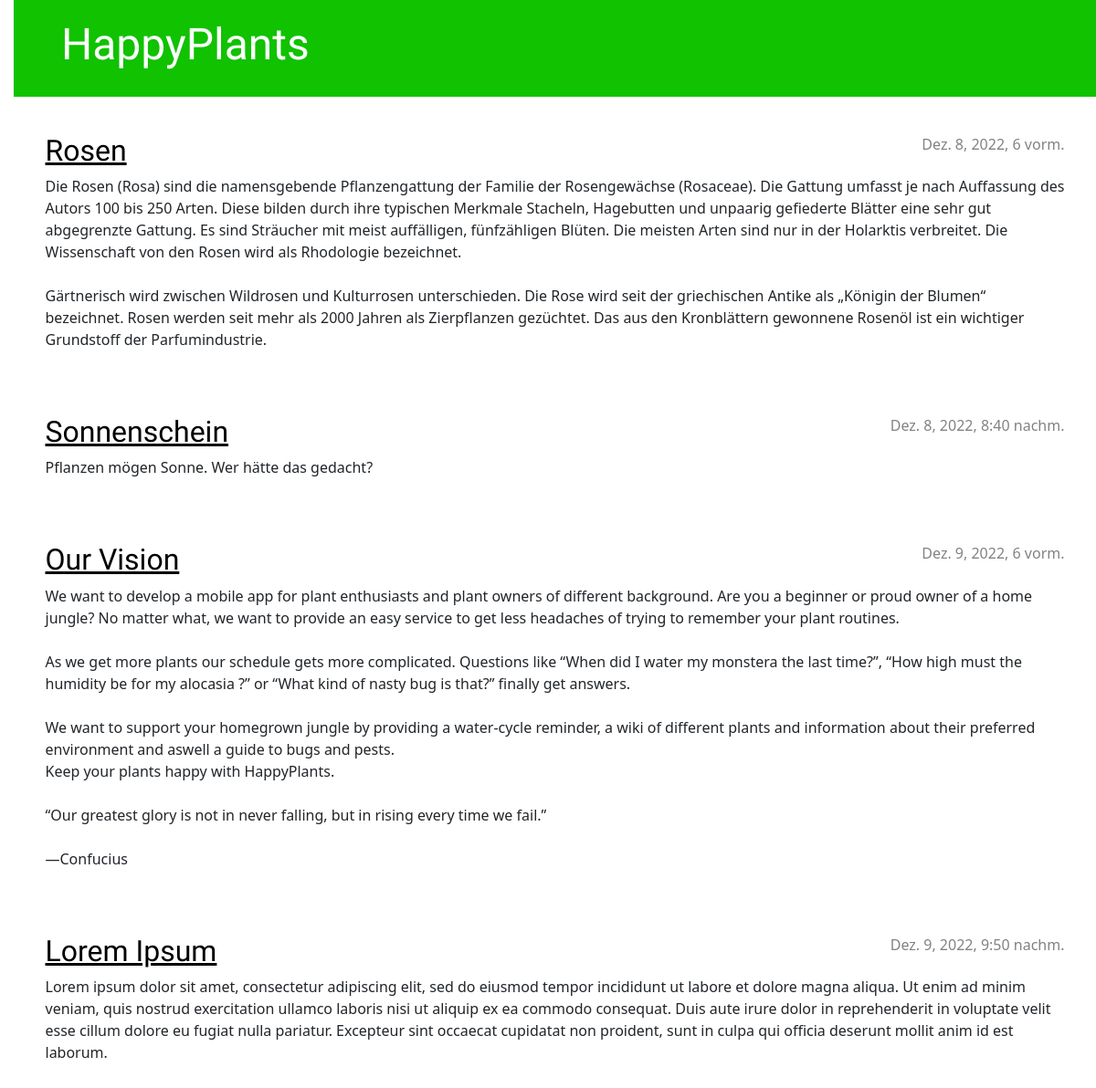
The page / on the database its author committed.
### blog/models.py (models this page shows, shortened)
class Post(models.Model):
    author = models.ForeignKey(settings.AUTH_USER_MODEL, on_delete=models.CASCADE)
    title = models.CharField(max_length=200)
    text = models.TextField()
    created_date = models.DateTimeField(default=timezone.now)
    published_date = models.DateTimeField(blank=True, null=True)

### blog/views.py (the view)
# urls.py: path('', views.post_list, name='post_list'),
def post_list(request):
    posts = Post.objects.filter(published_date__lte=timezone.now()).order_by('published_date')
    return render(request, 'blog/post_list.html', {'posts': posts})

### blog/templates/blog/post_list.html
{% extends 'blog/base.html' %}
{% block content %}
    {% for post in posts %}
        <article class="post">
            <time class="date">
                {{ post.published_date }}
            </time>
            <h2><a href="{% url 'post_detail' pk=post.pk %}">{{ post.title }}</a></h2>
            <p>{{ post.text|linebreaksbr }}</p>
        </article>
    {% endfor %}
{% endblock %}

### blog/static/css/blog.css (style rules this page uses)
h1 a, h2 a { color: #10c200; font-family: 'Lobster'; }
body { padding-left: 15px; }
h1, h2, h3, h4 { font-family: 'Lobster', cursive; }
.date { color: #828282; }
.post { margin-bottom: 70px; }
.post h2 a, .post h2 a:visited { color: #000000; }
.post > .date, .post > .actions { float: right; }

### rows shown on the page
Post: published_date "Dez. 8, 2022, 6 vorm.", title "Rosen", text "Die Rosen (Rosa) sind die namensgebende Pflanzengattung der Familie der Rosengewächse (Rosaceae). Die Gattung umfasst je nach Auffassung des Autors 100 bis 250 Arten. Diese bilden durch ihre typischen Merkmale Stacheln, Hagebutten und unpaarig gefiederte Blätter eine sehr gut abgegrenzte Gattung. Es sind Sträucher mit meist auffälligen, fünfzähligen Blüten. Die meisten Arten sind nur in der Holarktis verbreitet. Die Wissenschaft von den Rosen wird als Rhodologie bezeichnet. Gärtnerisch wird zwischen Wildrosen und Kulturrosen unterschieden. Die Rose wird seit der griechischen Antike als „Königin der Blumen“ bezeichnet. Rosen werden seit mehr als 2000 Jahren als Zierpflanzen gezüchtet. Das…"
Post: published_date "Dez. 8, 2022, 8:40 nachm.", title "Sonnenschein", text "Pflanzen mögen Sonne. Wer hätte das gedacht?"
Post: published_date "Dez. 9, 2022, 6 vorm.", title "Our Vision", text "We want to develop a mobile app for plant enthusiasts and plant owners of different background. Are you a beginner or proud owner of a home jungle? No matter what, we want to provide an easy service to get less headaches of trying to remember your plant routines. As we get more plants our schedule gets more complicated. Questions like “When did I water my monstera the last time?”, “How high must the humidity be for my alocasia ?” or “What kind of nasty bug is that?” finally get answers. We want to support your homegrown jungle by providing a water-cycle reminder, a wiki of different plants and information about their preferred environment and aswell a guide to bugs and pests. Keep your…"
Post: published_date "Dez. 9, 2022, 9:50 nachm.", title "Lorem Ipsum", text "Lorem ipsum dolor sit amet, consectetur adipiscing elit, sed do eiusmod tempor incididunt ut labore et dolore magna aliqua. Ut enim ad minim veniam, quis nostrud exercitation ullamco laboris nisi ut aliquip ex ea commodo consequat. Duis aute irure dolor in reprehenderit in voluptate velit esse cillum dolore eu fugiat nulla pariatur. Excepteur sint occaecat cupidatat non proident, sunt in culpa qui officia deserunt mollit anim id est laborum."
